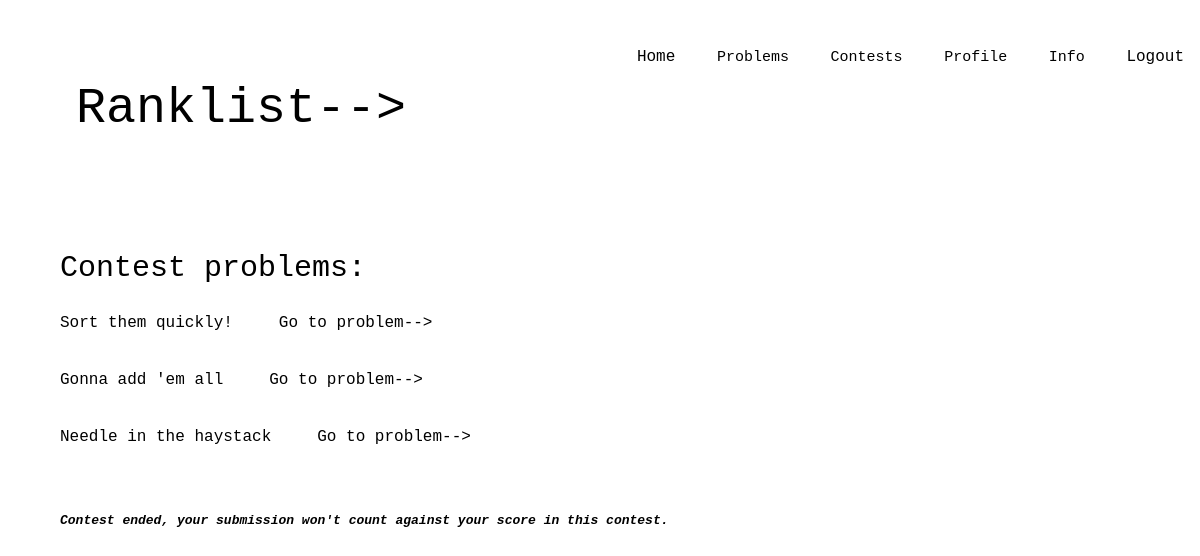
The app's page /contest/1/ with its own data.
### problems/models.py (models this page shows)
class Question(models.Model):
    problemCode = models.CharField(max_length=50)
    problemName = models.CharField(max_length=100)
    problemStatement = models.TextField()
    timeLimit = models.FloatField()
    memoryLimit = models.IntegerField()
    marking = models.IntegerField()
    access = models.IntegerField()
    creator = models.CharField(max_length=20)
    editorialist = models.CharField(max_length=20)
    totalAttempts = models.IntegerField()
    successfulAttempts = models.IntegerField()

### contest/views.py (the view)
# urls.py: path('<int:contest_id>/',contestView,name='contest'),
def contestView(request,contest_id):
    util = ContestUtilities()
    contestStatus = util.contestFinished(contest_id)
    current_contest = Contest.objects.get(id=contest_id)
    all_questions = current_contest.questions.all()
    return render(request,'contestQuestions.html',{'all_problems':all_questions,'contestId':contest_id,'status':contestStatus})

### templates/contestQuestions.html (shortened to what this page needs)
<div>
    <head>
        <link rel="stylesheet" type="text/css"  href="../../static/css/contestQuestions.css">
    </head>
    <body>
        <header>
            <div class="main">
                <ul>
                    <li><a href="/dashboard">Home</a></li>
                    <div class="dropdown">
                        <button class="dropbtn">Problems</button>
                    </div>
                    <div class="dropdown">
                        <button class="dropbtn">Contests</button>
                    </div>
                    <div class="dropdown">
                        <button class="dropbtn">Profile</button>
                    </div>
                    <div class="dropdown">
                        <button class="dropbtn">Info</button>
                    </div>
                    <li><a href="/logout/">Logout</a></li>
                </ul>
        </header>
    <div class ="title">
                <ul>
                    <li><a href="/contest/{{ contestId }}/ranklist/">Ranklist--> </a></li>
                    <br><br><br>
                    <p2>Contest problems:</p2>
                    {% for problem in all_problems %}
                    <br>
                    <li><p1>{{ problem.problemName }}</p1>
                    <form action="/contest/{{ contestId }}/{{ problem.id }}/"
                    style="display: inline;"
                    method="post">
                    <input type="submit" value="Go to problem-->"/>
                    </form>
                    </li>
                    {% endfor %}
                    <br><br>
                    {% if status %}
                    <p3><i><b>Contest ended, your submission won't count against your score in this contest.</b></i></p3>
                    {% endif %}
            </ul>
            </div>
    </body>
</div>

### static/css/contestQuestions.css (style rules this page uses)
* { margin: 0; padding: 0; font-family: Courier New; }
header { background-color: white; height: 100vh; background-position: center; background-repeat: no-repeat; background-size: 20% 60%; }
ul { float: right; list-style-type: none; margin-top: 40px; }
ul li { display: inline-block; }
ul li a { text-decoration: none; color: #000; padding: 8px 15px; border: 1px solid transparent; transition: 0.6s ease; }
.main { max-width: 1800px; margin: auto; }
.title { position: absolute; top: 5%; left: 5%; transform: translate (-50%, -50%); font-size: 50px; }
.title p1 { color: #000; font-size: 16px; }
.title p2 { color: #000; font-size: 30px; }
.title p3 { color: #000; font-size: 13px; }

### templates/contestQuestions.html (style rules this page uses)
input[type=submit] { background-color: white; color: black; padding: 8px 15px; text-align: center; text-decoration: none; display: inline-block; font-size: 16px; cursor: pointer; border: 1px solid transparent; transition: 0.6s ease; }
.dropbtn { text-decoration: none; color: #000; font-size: 15px; padding: 8px 15px; border: 1px solid transparent; transition: 0.6s ease; background-color: white; }
.dropdown { position: relative; display: inline-block; }

### records on screen
Question: problemName "Sort them quickly!"
Question: problemName "Gonna add 'em all"
Question: problemName "Needle in the haystack"
